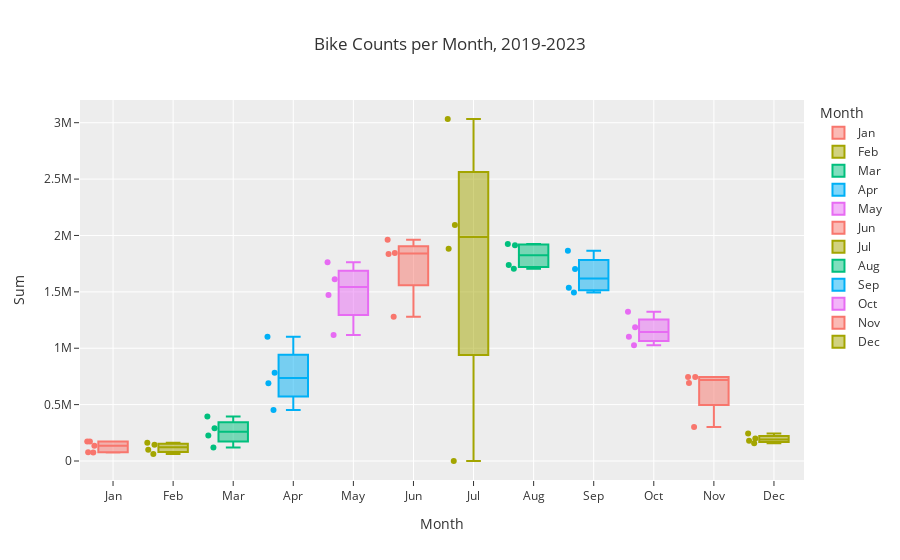

The cell this chart's notebook holds for it:
### Markdown cell above
There seem to be anomalies for July 2019 (very high outlier value) and July 2021 (missing data).

Also, it looks like there are less passages recorded in 2021-2022, which contradicts the trends reported here and there of increasing cyclists. Maybe they are using new routes, upon which new counters have been placed? We can try the same analysis, without removing the data from newer counters. See below.

### Code cell
fig2 = px.box(df0, x="Month", y="Sum", 
              points="all", 
              color="Month", 
              title="Bike Counts per Month, 2019-2023",
              template='ggplot2')
fig2.show()

### Figure 1 — Plotly figure (JSON) as saved in the notebook; plotly's stock layout.template omitted (floating-point values rounded to 4 significant figures)
{"data": [{"alignmentgroup": "True", "boxpoints": "all", "hovertemplate": "Month=%{x}<br>Sum=%{y}<extra></extra>", "legendgroup": "Jan", "marker": {"color": "#F8766D"}, "name": "Jan", "notched": false, "offsetgroup": "Jan", "orientation": "v", "showlegend": true, "type": "box", "x": ["Jan", "Jan", "Jan", "Jan", "Jan"], "x0": " ", "xaxis": "x", "y": [74556, 173849, 172424, 77769, 135825], "y0": " ", "yaxis": "y"}, {"alignmentgroup": "True", "boxpoints": "all", "hovertemplate": "Month=%{x}<br>Sum=%{y}<extra></extra>", "legendgroup": "Feb", "marker": {"color": "#A3A500"}, "name": "Feb", "notched": false, "offsetgroup": "Feb", "orientation": "v", "showlegend": true, "type": "box", "x": ["Feb", "Feb", "Feb", "Feb"], "x0": " ", "xaxis": "x", "y": [61388, 160788, 144675, 98877], "y0": " ", "yaxis": "y"}, {"alignmentgroup": "True", "boxpoints": "all", "hovertemplate": "Month=%{x}<br>Sum=%{y}<extra></extra>", "legendgroup": "Mar", "marker": {"color": "#00BF7D"}, "name": "Mar", "notched": false, "offsetgroup": "Mar", "orientation": "v", "showlegend": true, "type": "box", "x": ["Mar", "Mar", "Mar", "Mar"], "x0": " ", "xaxis": "x", "y": [120259, 290671, 394476, 226614], "y0": " ", "yaxis": "y"}, {"alignmentgroup": "True", "boxpoints": "all", "hovertemplate": "Month=%{x}<br>Sum=%{y}<extra></extra>", "legendgroup": "Apr", "marker": {"color": "#00B0F6"}, "name": "Apr", "notched": false, "offsetgroup": "Apr", "orientation": "v", "showlegend": true, "type": "box", "x": ["Apr", "Apr", "Apr", "Apr"], "x0": " ", "xaxis": "x", "y": [451998, 690261, 1101430, 783321], "y0": " ", "yaxis": "y"}, {"alignmentgroup": "True", "boxpoints": "all", "hovertemplate": "Month=%{x}<br>Sum=%{y}<extra></extra>", "legendgroup": "May", "marker": {"color": "#E76BF3"}, "name": "May", "notched": false, "offsetgroup": "May", "orientation": "v", "showlegend": true, "type": "box", "x": ["May", "May", "May", "May"], "x0": " ", "xaxis": "x", "y": [1116698, 1611964, 1762830, 1473144], "y0": " ", "yaxis": "y"}, {"alignmentgroup": "True", "boxpoints": "all", "hovertemplate": "Month=%{x}<br>Sum=%{y}<extra></extra>", "legendgroup": "Jun", "marker": {"color": "#F8766D"}, "name": "Jun", "notched": false, "offsetgroup": "Jun", "orientation": "v", "showlegend": true, "type": "box", "x": ["Jun", "Jun", "Jun", "Jun"], "x0": " ", "xaxis": "x", "y": [1278902, 1961497, 1845308, 1836241], "y0": " ", "yaxis": "y"}, {"alignmentgroup": "True", "boxpoints": "all", "hovertemplate": "Month=%{x}<br>Sum=%{y}<extra></extra>", "legendgroup": "Jul", "marker": {"color": "#A3A500"}, "name": "Jul", "notched": false, "offsetgroup": "Jul", "orientation": "v", "showlegend": true, "type": "box", "x": ["Jul", "Jul", "Jul", "Jul"], "x0": " ", "xaxis": "x", "y": [3032760, 2092364, 0, 1881615], "y0": " ", "yaxis": "y"}, {"alignmentgroup": "True", "boxpoints": "all", "hovertemplate": "Month=%{x}<br>Sum=%{y}<extra></extra>", "legendgroup": "Aug", "marker": {"color": "#00BF7D"}, "name": "Aug", "notched": false, "offsetgroup": "Aug", "orientation": "v", "showlegend": true, "type": "box", "x": ["Aug", "Aug", "Aug", "Aug"], "x0": " ", "xaxis": "x", "y": [1913359, 1924851, 1737436, 1704796], "y0": " ", "yaxis": "y"}, {"alignmentgroup": "True", "boxpoints": "all", "hovertemplate": "Month=%{x}<br>Sum=%{y}<extra></extra>", "legendgroup": "Sep", "marker": {"color": "#00B0F6"}, "name": "Sep", "notched": false, "offsetgroup": "Sep", "orientation": "v", "showlegend": true, "type": "box", "x": ["Sep", "Sep", "Sep", "Sep"], "x0": " ", "xaxis": "x", "y": [1494151, 1702479, 1863476, 1536096], "y0": " ", "yaxis": "y"}, {"alignmentgroup": "True", "boxpoints": "all", "hovertemplate": "Month=%{x}<br>Sum=%{y}<extra></extra>", "legendgroup": "Oct", "marker": {"color": "#E76BF3"}, "name": "Oct", "notched": false, "offsetgroup": "Oct", "orientation": "v", "showlegend": true, "type": "box", "x": ["Oct", "Oct", "Oct", "Oct"], "x0": " ", "xaxis": "x", "y": [1026523, 1102255, 1323118, 1185755], "y0": " ", "yaxis": "y"}, {"alignmentgroup": "True", "boxpoints": "all", "hovertemplate": "Month=%{x}<br>Sum=%{y}<extra></extra>", "legendgroup": "Nov", "marker": {"color": "#F8766D"}, "name": "Nov", "notched": false, "offsetgroup": "Nov", "orientation": "v", "showlegend": true, "type": "box", "x": ["Nov", "Nov", "Nov", "Nov"], "x0": " ", "xaxis": "x", "y": [301892, 744513, 744853, 691778], "y0": " ", "yaxis": "y"}, {"alignmentgroup": "True", "boxpoints": "all", "hovertemplate": "Month=%{x}<br>Sum=%{y}<extra></extra>", "legendgroup": "Dec", "marker": {"color": "#A3A500"}, "name": "Dec", "notched": false, "offsetgroup": "Dec", "orientation": "v", "showlegend": true, "type": "box", "x": ["Dec", "Dec", "Dec", "Dec"], "x0": " ", "xaxis": "x", "y": [158141, 242859, 180465, 199537], "y0": " ", "yaxis": "y"}], "layout": {"boxmode": "overlay", "legend": {"title": {"text": "Month"}, "tracegroupgap": 0}, "title": {"text": "Bike Counts per Month, 2019-2023"}, "xaxis": {"anchor": "y", "categoryarray": ["Jan", "Feb", "Mar", "Apr", "May", "Jun", "Jul", "Aug", "Sep", "Oct", "Nov", "Dec"], "categoryorder": "array", "domain": [0, 1], "title": {"text": "Month"}}, "yaxis": {"anchor": "x", "domain": [0, 1], "title": {"text": "Sum"}}}}
